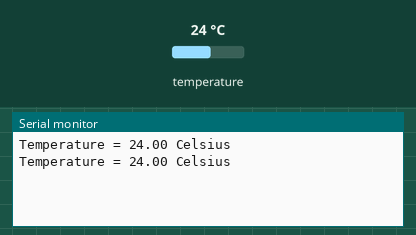
Recording of a sketch running on a simulated Arduino Uno, built with avr-gcc and run on an emulated ATmega328P. On the bench: the last lines printed to the serial monitor. The test bench sets the inputs (shaded band); at power-on: temperature 24 °C.

Above: at 3.1 s.
3.2 s: temperature set to 12 °C
At 4.6 s:
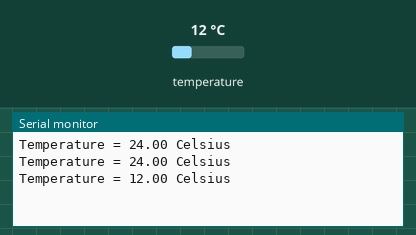
5.1 s: temperature set to 19 °C
At 7.0 s:
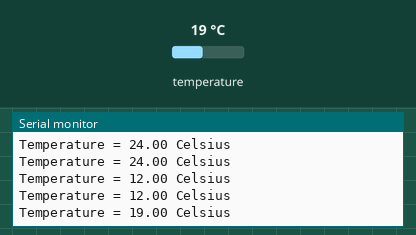
Timing chart, 0 to 8.5 s (numbered marks = the images above; inputs shaded):
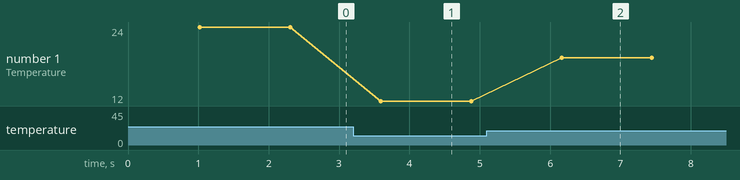

Measured:
- after the input at 3.2 s, the serial monitor: prints a new line after 0.39 s (image 1)
- after the input at 5.1 s, the serial monitor: prints a new line after 1.1 s (image 2)
- plotted number 1: 24 → 12 after the input at 3.2 s, 12 → 19 after the input at 5.1 s

The sketch:

ds18b20-temperature-sensor.ino
```cpp
#include <OneWire.h>

// OneWire DS18S20, DS18B20, DS1822 Temperature Example

OneWire ds(0); // on pin D3 (a 4.7K resistor is necessary)

void setup(void)
{
  Serial.begin(115200);
}

void loop(void)
{
  byte i;
  byte present = 0;
  byte type_s;
  byte data[12];
  byte addr[8];
  float celsius;
  // float fahrenheit;

  if ( !ds.search(addr))
  {
    ds.reset_search();
    delay(250);
    return;
  }

  if (OneWire::crc8(addr, 7) != addr[7])
  {
    Serial.println("CRC is not valid!");
    return;
  }
  //Serial.println();

  // the first ROM byte indicates which chip
  switch (addr[0])
  {
    case 0x10:
    type_s = 1;
    break;
    case 0x28:
    type_s = 0;
    break;
    case 0x22:
    type_s = 0;
    break;
    default:
    Serial.println("Device is not a DS18x20 family device.");
    return;
  }

  ds.reset();
  ds.select(addr);
  ds.write(0x44, 1); // start conversion, with parasite power on at the end
  delay(1000);
  present = ds.reset();
  ds.select(addr);
  ds.write(0xBE); // Read Scratchpad

  for ( i = 0; i < 9; i++)
  {
    data[i] = ds.read();
  }

  // Convert the data to actual temperature
  int16_t raw = (data[1] << 8) | data[0];
  if (type_s) {
    raw = raw << 3; // 9 bit resolution default
    if (data[7] == 0x10)
    {
      raw = (raw & 0xFFF0) + 12 - data[6];
    }
  }
  else
  {
    byte cfg = (data[4] & 0x60);
    if (cfg == 0x00) raw = raw & ~7; // 9 bit resolution, 93.75 ms
    else if (cfg == 0x20) raw = raw & ~3; // 10 bit res, 187.5 ms
    else if (cfg == 0x40) raw = raw & ~1; // 11 bit res, 375 ms
  }
  celsius = (float)raw / 16.0;
  // fahrenheit = celsius * 1.8 + 32.0;
  Serial.print("Temperature = ");
  Serial.print(celsius);
  Serial.println(" Celsius");
  // Serial.print(fahrenheit);
  // Serial.println(" Fahrenheit");
}
```
